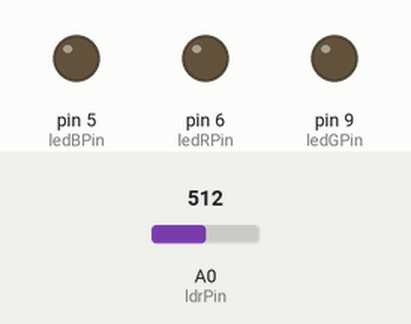
Simulated run of this sketch. Board: Arduino Uno, built with avr-gcc and run on an emulated ATmega328P. On the bench: output pins drawn as LEDs (lit = HIGH). Inputs (shaded band) come from the test bench; at power-on: A0 (ldrPin) = 512.

Above: at 1.2 s.
1.3 s: A0 (ldrPin) set to 214
2.8 s: A0 (ldrPin) set to 190
At 3.8 s:
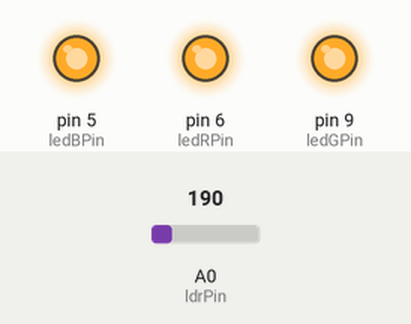
4.3 s: A0 (ldrPin) set to 210
At 4.9 s:
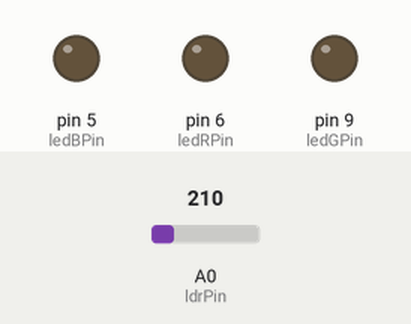
5.8 s: A0 (ldrPin) set to 122
At 6.1 s:
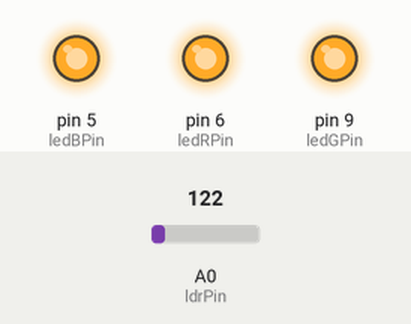
Timing chart, 0 to 8.3 s (numbered marks = the images above; inputs shaded):
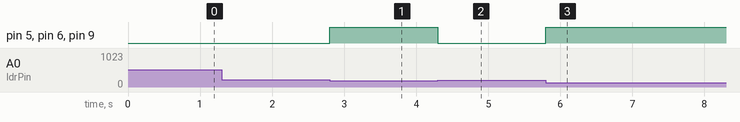

Measured:
- the behaviour switches between 200 and 199 on A0 (ldrPin) (found by bisection; images 0 and 1)
- after the input at 1.3 s, every drawn part: stays the same
- after the input at 2.8 s, pin 5 (ledBPin), pin 6 (ledRPin), pin 9 (ledGPin): LOW → HIGH at once
- after the input at 4.3 s, pin 5 (ledBPin), pin 6 (ledRPin), pin 9 (ledGPin): HIGH → LOW at once
- after the input at 5.8 s, pin 5 (ledBPin), pin 6 (ledRPin), pin 9 (ledGPin): LOW → HIGH at once

The sketch:

c_InterruptorCrepuscular.ino
```cpp
/*
Interruptor crepuscular
Usando LED RGB y LDR
Kiwibot-Jose Pujol
 */
// variables constantes para los pines
const int ldrPin = A0;    // establece el pin de la LDR
const int ledRPin = 6; // establece el pin del LED rojo
const int ledGPin = 9; // establece el pin del LED verde
const int ledBPin = 5; // establece el pin del LED azul

// variable para almacenar el valor del sensor
int ldrValue = 0;
void setup() {
  // establece los LEDs como una salida
  pinMode(ledRPin, OUTPUT);
  pinMode(ledGPin, OUTPUT);
  pinMode(ledBPin, OUTPUT);
}

void loop() {
  // lee el valor del sensor
  ldrValue = analogRead(ldrPin);
  // si el valor es menor enciende los LEDs
  if (ldrValue < 200) {
    digitalWrite(ledRPin, HIGH);
    digitalWrite(ledGPin, HIGH);
    digitalWrite(ledBPin, HIGH);
  }
  // sino los apaga
  else {
    digitalWrite(ledRPin, LOW);
    digitalWrite(ledGPin, LOW);
    digitalWrite(ledBPin, LOW);
  }
}
```
